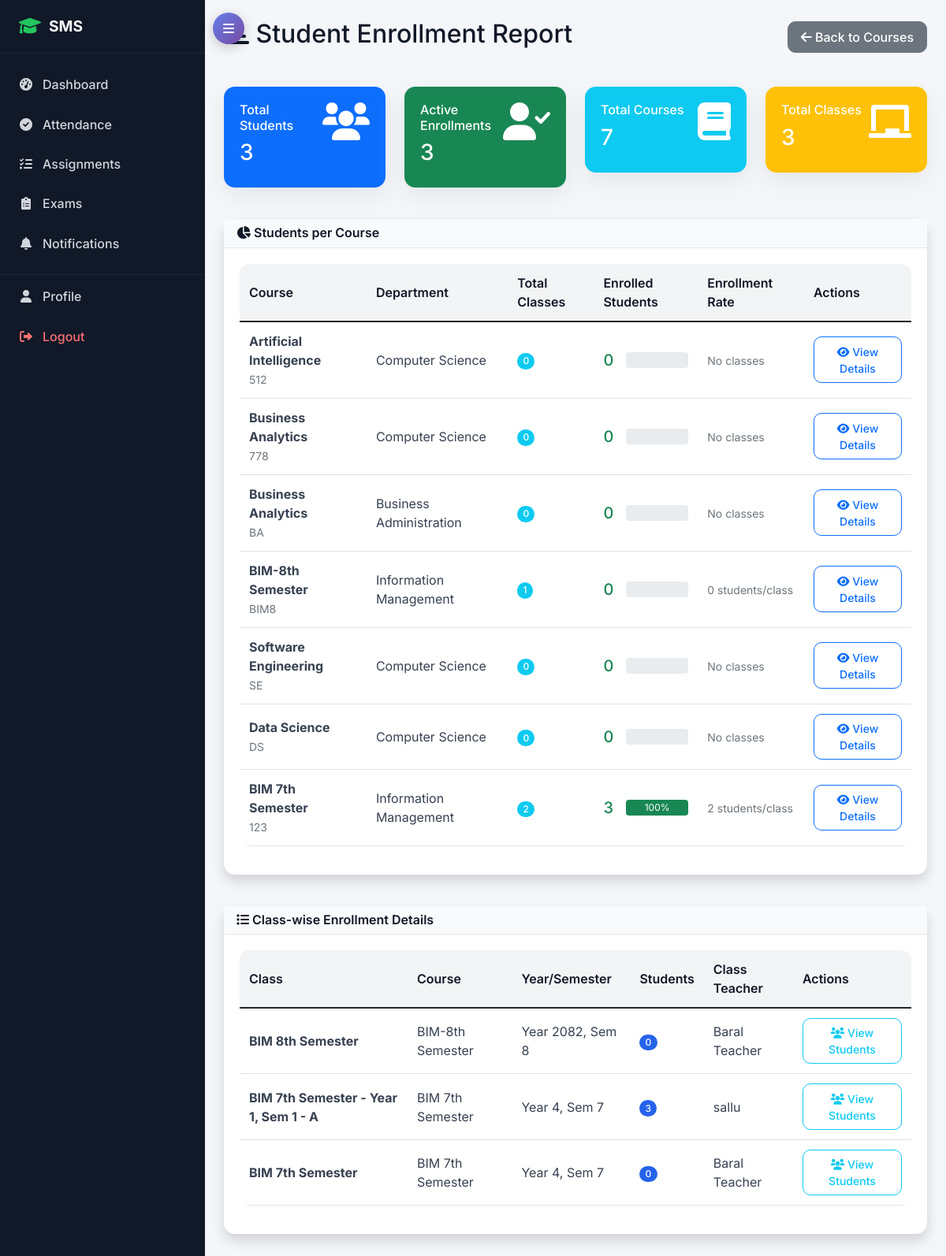
Screenshot of /academic/enrollments/report/ (signed in) with the database file from the repository.
### academic/models.py (models this page shows, shortened)
class Course(models.Model):
    name = models.CharField(max_length=100)
    code = models.CharField(max_length=20, unique=True)
    department = models.ForeignKey(Department, on_delete=models.CASCADE)
    duration_years = models.PositiveIntegerField(default=4)
    description = models.TextField(blank=True)

class Department(models.Model):
    name = models.CharField(max_length=100, unique=True)
    code = models.CharField(max_length=10, unique=True)
    description = models.TextField(blank=True)
    head_of_department = models.ForeignKey(TeacherProfile, on_delete=models.SET_NULL, null=True, blank=True)
    created_at = models.DateTimeField(auto_now_add=True)

class Class(models.Model):
    name = models.CharField(max_length=50)
    course = models.ForeignKey(Course, on_delete=models.CASCADE)
    year = models.PositiveIntegerField()  # 1st year, 2nd year, etc.
    semester = models.PositiveIntegerField()
    section = models.CharField(max_length=10)
    academic_year = models.ForeignKey(AcademicYear, on_delete=models.CASCADE)
    class_teacher = models.ForeignKey(TeacherProfile, on_delete=models.SET_NULL, null=True, blank=True, related_name='class_teacher_for')
    class Meta:
        unique_together = ['course', 'year', 'semester', 'section', 'academic_year']

### accounts/models.py (models this page shows, shortened)
class TeacherProfile(models.Model):
    user = models.OneToOneField(User, on_delete=models.CASCADE, related_name='teacher_profile')
    employee_id = models.CharField(max_length=20, unique=True)
    qualification = models.CharField(max_length=200)
    experience_years = models.PositiveIntegerField(default=0)
    specialization = models.CharField(max_length=100)
    joining_date = models.DateField()

class User(AbstractUser):
    USER_TYPE_CHOICES = (
        ('admin', 'Admin'),
        ('student', 'Student'),
        ('teacher', 'Teacher'),
        ('parent', 'Parent'),
    )
    user_type = models.CharField(max_length=10, choices=USER_TYPE_CHOICES)
    phone_regex = RegexValidator(regex=r'^\+?1?\d{9,15}$', message="Phone number must be entered in the format: '+999999999'. Up to 15 digits allowed.")
    phone_number = models.CharField(validators=[phone_regex], max_length=17, blank=True)
    address = models.TextField(blank=True)
    date_of_birth = models.DateField(null=True, blank=True)
    profile_picture = models.ImageField(upload_to='profile_pics/', blank=True, null=True)
    is_active = models.BooleanField(default=True)
    created_at = models.DateTimeField(auto_now_add=True)
    updated_at = models.DateTimeField(auto_now=True)

### academic/views.py (the view)
# urls.py: path('enrollments/report/', views.student_enrollment_report, name='student_enrollment_report'),
@login_required
def student_enrollment_report(request):
    if request.user.user_type not in ['admin', 'teacher']:
        messages.error(request, 'Access denied.')
        return redirect('accounts:dashboard')
    course_enrollments = []
    courses = Course.objects.all()
    for course in courses:
        classes = Class.objects.filter(course=course)
        student_count = StudentEnrollment.objects.filter(
            class_enrolled__course=course,
            is_active=True
        ).count()
        course_enrollments.append({
            'course': course,
            'class_count': classes.count(),
            'student_count': student_count
        })
    class_enrollments = []
    classes = Class.objects.select_related('course', 'class_teacher__user')
    for class_obj in classes:
        student_count = StudentEnrollment.objects.filter(
            class_enrolled=class_obj,
            is_active=True
        ).count()
        class_enrollments.append({
            'class': class_obj,
            'student_count': student_count
        })
    total_students = StudentEnrollment.objects.filter(is_active=True).count()
    active_enrollments = StudentEnrollment.objects.filter(is_active=True).count()
    total_courses = Course.objects.count()
    total_classes = Class.objects.count()
    context = {
        'course_enrollments': course_enrollments,
        'class_enrollments': class_enrollments,
        'total_students': total_students,
        'active_enrollments': active_enrollments,
        'total_courses': total_courses,
        'total_classes': total_classes
    }
    return render(request, 'academic/student_enrollment_report.html', context)

### templates/academic/student_enrollment_report.html (shortened to what this page needs)
{% extends 'base.html' %}
{% block content %}
<div class="row">
    <div class="col-12">
        <div class="d-flex justify-content-between align-items-center mb-4">
            <h2><i class="fas fa-chart-bar"></i> Student Enrollment Report</h2>
            <a href="{% url 'academic:course_list' %}" class="btn btn-secondary">
                <i class="fas fa-arrow-left"></i> Back to Courses
            </a>
        </div>
    </div>
</div>
<div class="row mb-4">
    <div class="col-lg-3 col-md-6 mb-3">
        <div class="card bg-primary text-white">
            <div class="card-body">
                <div class="d-flex justify-content-between">
                    <div>
                        <h6>Total Students</h6>
                        <h3>{{ total_students }}</h3>
                    </div>
                    <i class="fas fa-users fa-3x"></i>
                </div>
            </div>
        </div>
    </div>
    <div class="col-lg-3 col-md-6 mb-3">
        <div class="card bg-success text-white">
            <div class="card-body">
                <div class="d-flex justify-content-between">
                    <div>
                        <h6>Active Enrollments</h6>
                        <h3>{{ active_enrollments }}</h3>
                    </div>
                    <i class="fas fa-user-check fa-3x"></i>
                </div>
            </div>
        </div>
    </div>
    <div class="col-lg-3 col-md-6 mb-3">
        <div class="card bg-info text-white">
            <div class="card-body">
                <div class="d-flex justify-content-between">
                    <div>
                        <h6>Total Courses</h6>
                        <h3>{{ total_courses }}</h3>
                    </div>
                    <i class="fas fa-book fa-3x"></i>
                </div>
            </div>
        </div>
    </div>
    <div class="col-lg-3 col-md-6 mb-3">
        <div class="card bg-warning text-white">
            <div class="card-body">
                <div class="d-flex justify-content-between">
                    <div>
                        <h6>Total Classes</h6>
                        <h3>{{ total_classes }}</h3>
                    </div>
                    <i class="fas fa-chalkboard fa-3x"></i>
                </div>
            </div>
        </div>
    </div>
</div>
<div class="row">
    <div class="col-12">
        <div class="card shadow">
            <div class="card-header bg-primary text-white">
                <h6 class="m-0"><i class="fas fa-chart-pie"></i> Students per Course</h6>
            </div>
            <div class="card-body">
                {% if course_enrollments %}
                <div class="table-responsive">
                    <table class="table table-hover">
                        <thead>
                            <tr>
                                <th>Course</th>
                                <th>Department</th>
                                <th>Total Classes</th>
                                <th>Enrolled Students</th>
                                <th>Enrollment Rate</th>
                                <th>Actions</th>
                            </tr>
                        </thead>
                        <tbody>
                            {% for enrollment in course_enrollments %}
                            <tr>
                                <td>
                                    <strong>{{ enrollment.course.name }}</strong><br>
                                    <small class="text-muted">{{ enrollment.course.code }}</small>
                                </td>
                                <td>{{ enrollment.course.department.name }}</td>
                                <td>
                                    <span class="badge bg-info">{{ enrollment.class_count }}</span>
                                </td>
                                <td>
                                    <div class="d-flex align-items-center">
                                        <div class="me-3">
                                            <h5 class="mb-0 text-success">{{ enrollment.student_count }}</h5>
                                        </div>
                                        <div class="progress flex-grow-1" style="height: 20px;">
                                            {% if total_students > 0 %}
                                                {% widthratio enrollment.student_count total_students 100 as percentage %}
                                                <div class="progress-bar bg-success" style="width: {{ percentage }}%">
                                                    {{ percentage }}%
                                                </div>
                                            {% else %}
                                                <div class="progress-bar bg-secondary" style="width: 100%">0%</div>
                                            {% endif %}
                                        </div>
                                    </div>
                                </td>
                                <td>
                                    {% if enrollment.class_count > 0 %}
                                        {% widthratio enrollment.student_count enrollment.class_count 1 as avg_per_class %}
                                        <small class="text-muted">{{ avg_per_class }} students/class</small>
                                    {% else %}
                                        <small class="text-muted">No classes</small>
                                    {% endif %}
                                </td>
                                <td>
                                    <a href="{% url 'academic:course_detail' enrollment.course.id %}" class="btn btn-sm btn-outline-primary">
                                        <i class="fas fa-eye"></i> View Details
                                    </a>
                                </td>
                            </tr>
                            {% endfor %}
                        </tbody>
                    </table>
                </div>
                {% else %}
                <div class="text-center py-5">
                    <i class="fas fa-chart-bar fa-4x text-muted mb-4"></i>
                    <h4 class="text-muted">No Enrollment Data</h4>
                    <p class="text-muted">No students are enrolled in any courses yet.</p>
                </div>
                {% endif %}
            </div>
        </div>
    </div>
</div>
{% if class_enrollments %}
<div class="row mt-4">
    <div class="col-12">
        <div class="card shadow">
            <div class="card-header bg-success text-white">
                <h6 class="m-0"><i class="fas fa-list"></i> Class-wise Enrollment Details</h6>
            </div>
            <div class="card-body">
                <div class="table-responsive">
                    <table class="table table-sm">
                        <thead>
                            <tr>
                                <th>Class</th>
                                <th>Course</th>
                                <th>Year/Semester</th>
                                <th>Students</th>
                                <th>Class Teacher</th>
                                <th>Actions</th>
                            </tr>
                        </thead>
                        <tbody>
                            {% for class_data in class_enrollments %}
                            <tr>
                                <td><strong>{{ class_data.class.name }}</strong></td>
                                <td>{{ class_data.class.course.name }}</td>
                                <td>Year {{ class_data.class.year }}, Sem {{ class_data.class.semester }}</td>
                                <td>
                                    <span class="badge bg-primary">{{ class_data.student_count }}</span>
                                </td>
                                <td>
                                    {% if class_data.class.class_teacher %}
                                        {{ class_data.class.class_teacher.user.get_full_name|default:class_data.class.class_teacher.user.username }}
                                    {% else %}
                                        <span class="text-muted">Not assigned</span>
                                    {% endif %}
                                </td>
                                <td>
                                    <a href="{% url 'academic:teacher_class_students' class_data.class.id %}" class="btn btn-sm btn-outline-info">
                                        <i class="fas fa-users"></i> View Students
                                    </a>
                                </td>
                            </tr>
                            {% endfor %}
                        </tbody>
                    </table>
                </div>
            </div>
        </div>
    </div>
</div>
{% endif %}
{% endblock %}

### static/css/style.css (style rules this page uses)
:root { --primary-color: #0d6efd; --primary-dark: #0b5ed7; --bg-light: #f4f6f9; --text-dark: #212529; --text-muted: #6c757d; --card-radius: 12px; --transition: all 0.25s ease-in-out; }
body { font-family: 'Inter', sans-serif; background-color: var(--bg-light); color: var(--text-dark); min-height: 100vh; }
.card { border: none; border-radius: var(--card-radius); box-shadow: 0 8px 24px rgba(0, 0, 0, 0.08); transition: var(--transition); }
.card-header { background-color: #fff; border-bottom: 1px solid #e9ecef; font-weight: 600; }
.btn { border-radius: 10px; font-weight: 500; padding: 0.45rem 1rem; transition: var(--transition); }
.table { background-color: #fff; border-radius: 12px; overflow: hidden; }
.table thead { background-color: #f1f3f5; }
.table th { font-weight: 600; color: var(--text-dark); }
.table td, .table th { vertical-align: middle; padding: 0.75rem; }
:root { --bg-light: #f4f6f9; --text-dark: #111827; --text-muted: #6b7280; --accent: #22c55e; }
.card { border-radius: 14px; border: none; background-color: #ffffff; box-shadow: 0 10px 30px rgba(0,0,0,0.07); }
.card-header { background-color: #f9fafb !important; border-bottom: 1px solid #e5e7eb; font-weight: 600; color: var(--text-dark) !important; }
.card-header h6 { margin: 0; font-weight: 600; }
.card-body { padding: 1.25rem; }
.card-header.bg-primary, .card-header.bg-success, .card-header.bg-info, .card-header.bg-warning, .card-header.bg-secondary { background-color: #f9fafb !important; color: var(--text-dark) !important; }
.badge { border-radius: 999px; padding: 0.35em 0.6em; font-weight: 500; font-size: 0.75rem; }
.badge.bg-primary { background-color: #2563eb !important; }
.btn { border-radius: 10px; font-weight: 500; }
.btn-outline-primary, .btn-outline-success, .btn-outline-info, .btn-outline-warning { border-width: 1.5px; }
.table { background-color: #ffffff; border-radius: 12px; overflow: hidden; }
.table thead { background-color: #f3f4f6; }
.table th { font-weight: 600; color: var(--text-dark); border-bottom: none; }
.table td { vertical-align: middle; color: #374151; }
.row > [class^="col"] { margin-bottom: 1rem; }

### rows the page displays
Course: course.name "Artificial Intelligence", course.code "512", course.department.name "Computer Science", class_count "0", student_count "0", shows "No classes"
Course: course.name "Business Analytics", course.code "778", course.department.name "Computer Science", class_count "0", student_count "0", shows "No classes"
Course: course.name "Business Analytics", course.code "BA", course.department.name "Business Administration", class_count "0", student_count "0", shows "No classes"
Course: course.name "BIM-8th Semester", course.code "BIM8", course.department.name "Information Management", class_count "1", student_count "0", avg_per_class "0"
Course: course.name "Software Engineering", course.code "SE", course.department.name "Computer Science", class_count "0", student_count "0", shows "No classes"
Course: course.name "Data Science", course.code "DS", course.department.name "Computer Science", class_count "0", student_count "0", shows "No classes"
Course: course.name "BIM 7th Semester", course.code "123", course.department.name "Information Management", class_count "2", student_count "3", percentage "100", avg_per_class "2"
Class: class.name "BIM 8th Semester", class.course.name "BIM-8th Semester", class.year "2082", class.semester "8", student_count "0", class.class_teacher.user.get_full_name "Baral Teacher"
Class: class.name "BIM 7th Semester - Year 1, Sem 1 - A", class.course.name "BIM 7th Semester", class.year "4", class.semester "7", student_count "3", class.class_teacher.user.get_full_name "sallu"
Class: class.name "BIM 7th Semester", class.course.name "BIM 7th Semester", class.year "4", class.semester "7", student_count "0", class.class_teacher.user.get_full_name "Baral Teacher"

### other values shown
{{ total_students }} "3"
{{ active_enrollments }} "3"
{{ total_courses }} "7"
{{ total_classes }} "3"
